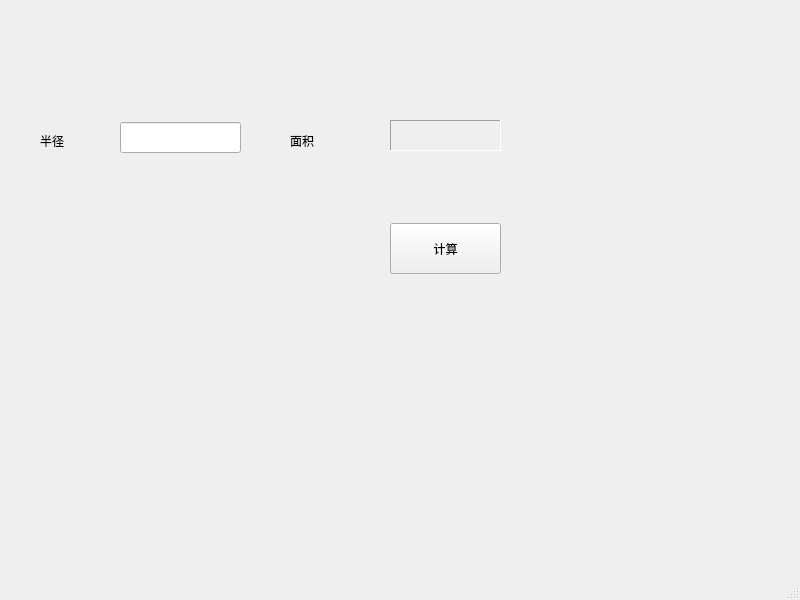
<?xml version="1.0" encoding="UTF-8"?>
<ui version="4.0">
 <class>MainWindow</class>
 <widget class="QMainWindow" name="MainWindow">
  <property name="geometry">
   <rect>
    <x>0</x>
    <y>0</y>
    <width>800</width>
    <height>600</height>
   </rect>
  </property>
  <property name="windowTitle">
   <string>MainWindow</string>
  </property>
  <widget class="QWidget" name="centralwidget">
   <widget class="QLabel" name="radiusLabel">
    <property name="geometry">
     <rect>
      <x>40</x>
      <y>130</y>
      <width>71</width>
      <height>21</height>
     </rect>
    </property>
    <property name="text">
     <string>半径</string>
    </property>
   </widget>
   <widget class="QLabel" name="arealabel_1">
    <property name="geometry">
     <rect>
      <x>290</x>
      <y>130</y>
      <width>61</width>
      <height>21</height>
     </rect>
    </property>
    <property name="text">
     <string>面积</string>
    </property>
   </widget>
   <widget class="QLabel" name="arealabel_2">
    <property name="geometry">
     <rect>
      <x>390</x>
      <y>120</y>
      <width>111</width>
      <height>31</height>
     </rect>
    </property>
    <property name="frameShape">
     <enum>QFrame::Panel</enum>
    </property>
    <property name="frameShadow">
     <enum>QFrame::Sunken</enum>
    </property>
    <property name="text">
     <string/>
    </property>
   </widget>
   <widget class="QLineEdit" name="radiuslineEdit">
    <property name="geometry">
     <rect>
      <x>120</x>
      <y>122</y>
      <width>121</width>
      <height>31</height>
     </rect>
    </property>
   </widget>
   <widget class="QPushButton" name="countBtn">
    <property name="geometry">
     <rect>
      <x>390</x>
      <y>223</y>
      <width>111</width>
      <height>51</height>
     </rect>
    </property>
    <property name="text">
     <string>计算</string>
    </property>
    <property name="iconSize">
     <size>
      <width>32</width>
      <height>32</height>
     </size>
    </property>
   </widget>
  </widget>
  <widget class="QMenuBar" name="menubar">
   <property name="geometry">
    <rect>
     <x>0</x>
     <y>0</y>
     <width>800</width>
     <height>21</height>
    </rect>
   </property>
  </widget>
  <widget class="QStatusBar" name="statusbar"/>
 </widget>
 <resources/>
 <connections/>
</ui>
